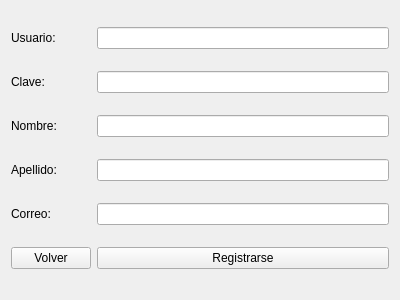
<?xml version="1.0" encoding="UTF-8"?>
<ui version="4.0">
 <class>Registro</class>
 <widget class="QWidget" name="Registro">
  <property name="geometry">
   <rect>
    <x>0</x>
    <y>0</y>
    <width>400</width>
    <height>300</height>
   </rect>
  </property>
  <property name="windowTitle">
   <string>Form</string>
  </property>
  <layout class="QGridLayout" name="gridLayout">
   <item row="0" column="0">
    <widget class="QLabel" name="lUsuario">
     <property name="text">
      <string>Usuario:</string>
     </property>
    </widget>
   </item>
   <item row="0" column="1">
    <widget class="QLineEdit" name="leUsuario"/>
   </item>
   <item row="1" column="0">
    <widget class="QLabel" name="lClave">
     <property name="text">
      <string>Clave:</string>
     </property>
    </widget>
   </item>
   <item row="1" column="1">
    <widget class="QLineEdit" name="leClave">
     <property name="echoMode">
      <enum>QLineEdit::Password</enum>
     </property>
    </widget>
   </item>
   <item row="2" column="0">
    <widget class="QLabel" name="lNombre">
     <property name="text">
      <string>Nombre:</string>
     </property>
    </widget>
   </item>
   <item row="2" column="1">
    <widget class="QLineEdit" name="leNombre"/>
   </item>
   <item row="3" column="0">
    <widget class="QLabel" name="lApellido">
     <property name="text">
      <string>Apellido:</string>
     </property>
    </widget>
   </item>
   <item row="3" column="1">
    <widget class="QLineEdit" name="leApellido"/>
   </item>
   <item row="4" column="0">
    <widget class="QLabel" name="lCorreo">
     <property name="text">
      <string>Correo:</string>
     </property>
    </widget>
   </item>
   <item row="4" column="1">
    <widget class="QLineEdit" name="leCorreo"/>
   </item>
   <item row="5" column="0">
    <widget class="QPushButton" name="pbVolver">
     <property name="text">
      <string>Volver</string>
     </property>
    </widget>
   </item>
   <item row="5" column="1">
    <widget class="QPushButton" name="pbRegistrarse">
     <property name="text">
      <string>Registrarse</string>
     </property>
    </widget>
   </item>
  </layout>
 </widget>
 <resources/>
 <connections/>
</ui>
